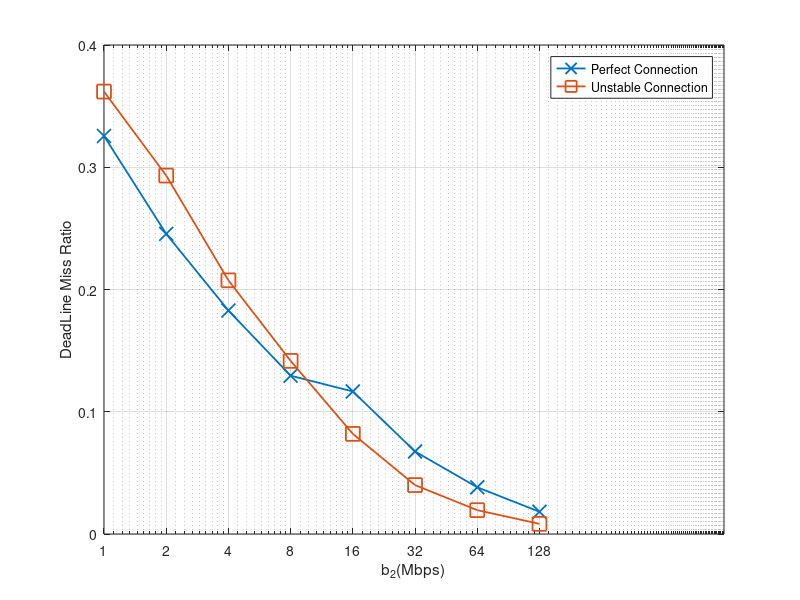

The MATLAB source for this figure:
%% File size
%x_label = [62.5	125	250	500	1000	2000	4000	8000]
%x_label = [200	400	600	800	1000	1200	1400	1600]
%x_label = [50	100	150	200	250	300	350	400]
%x_label =[ 0.5	1	2	4	8	16	32	64]
x_label =[ 1	2	4	8	16	32	64	128]



%% for DeadlinMissRatio
y_perfeect = [0.3256	0.2455	0.1828	0.1295	0.1166	0.0675	0.0382	0.0182];
y_unstable = [0.3619	0.2932	0.2075	0.1416	0.0819	0.04	0.0195	0.0083];


i = i+1;
figure(i)

semilogx(x_label,y_perfeect,'-x', 'MarkerSize',10, 'LineWidth',1.3)
hold on
semilogx(x_label,y_unstable,'-s', 'MarkerSize',10, 'LineWidth',1.3)
hold on

%xlabel('E[\tau_g]')
%xlabel('E[\tau_b]')
%xlabel('E[t_1]')
%xlabel('File Size : MB')
%xlabel('E[t_0]')
%xlabel('b_1(Mbps)')
xlabel('b_2(Mbps)')
ylabel('DeadLine Miss Ratio')

%xticklabels({'62.5','125','250','500','1000','2000','4000','8000'});
%xticklabels({'200','400','600','800','1000','1200','1400','1600'});
%xticklabels({'50','100','150','200','250','300','350','400'});
xticklabels({'1','2','4','8','16','32','64','128'});
set(gca, 'XTick', x_label);

legend({'Perfect Connection','Unstable Connection'},'NumColumns',1);

hold off;
grid on;